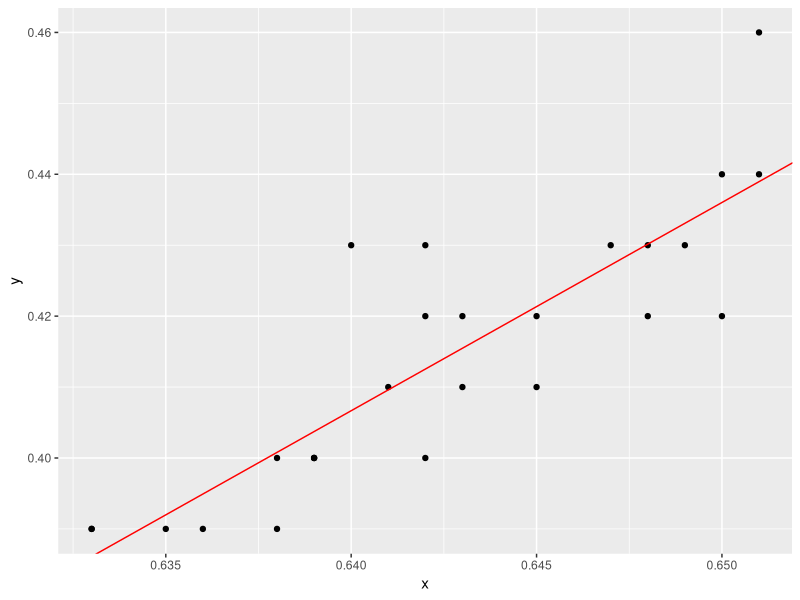

Write R code to recreate this figure.
# DADOS

x <- c(0.647, 0.645, 0.650, 0.642, 0.643,
       0.651, 0.640, 0.651, 0.648, 0.642,
       0.643, 0.645, 0.639, 0.633, 0.642,
       0.648, 0.639, 0.638, 0.641, 0.636,
       0.638, 0.650, 0.649, 0.639, 0.633,
       0.635)
y <- c(0.43, 0.42, 0.44, 0.43, 0.42, 0.46,
       0.43, 0.44, 0.43, 0.42, 0.41, 0.41,
       0.40, 0.39, 0.40, 0.42, 0.40, 0.40,
       0.41, 0.39, 0.39, 0.42, 0.43, 0.40,
       0.39, 0.39)

# UTILITARIOS

n <- if (length(x) == length(y)){
  length(x)
}else {
  stop("Vetores de tamanhos diferentes")
}

sxy <- sum(x * y) - (sum(x) * sum(y)) / n

sxx <- sum(x^2) - (sum(x)^2) / n

syy <- sum(y^2) - (sum(y)^2) / n

b <- sxy / sxx

a <- mean(y) - b * mean(x)

t_tab <- qt(0.025, df = n - 2, lower.tail = FALSE)

s <- sqrt((syy - b * sxy) / (n - 2))

# EXERCICIO 1

r <- sqrt(b * sxy / syy)
r

# EXERCICIO 2

rc_for_correlation <- function(value) {
  if (value <= - t_tab || value >= t_tab) {
    "Rejeita H0: Não existe correlação na população"
  } else {
    "Não rejeita H0: Existe correlação na população"
  }
}

t_correlation <- r * sqrt((n - 2) / (1 - r^2))

t_correlation
rc_for_correlation(t_correlation)

# EXERCICIO 3

if (abs(r) >= 0.2 && abs(r) < 0.4) {
  "Correlação fraca"
} else if (abs(r) >= 0.4 && abs(r) < 0.7) {
  "Correlação moderada"
} else if (abs(r) >= 0.7 && abs(r) < 0.9) {
  "Correlação forte"
} else {
  "Sem correlação"
}

# EXERCICIO 4

equation  <- function(x) {
  a + b * x
}

rc_for_parameter <- function(value) {
  if (value <= - t_tab || value >= t_tab) {
    "Rejeita H0: O parâmetro é não significativo"
  } else {
    "Não rejeita H0: O parâmetro é significativo"
  }
}

t_b <- (b - 0) / (s / sqrt(sxx))

t_b
rc_for_parameter(t_b)

# EXERCICIO 5

ggplot2::ggplot() +
  ggplot2::geom_point(ggplot2::aes(x = x, y = y)) +
  ggplot2::geom_abline(slope = b, intercept = a, color = "red")

# EXERCICIO 6

r2 <- ((b^2 * sxx) / (syy)) * 100
r2

# EXERCICIO 7

b

# EXERCICIO 8

equation(0.60)

# EXERCICIO 9

ic_a  <-  c(
  a - t_tab * s * sqrt(1 / n + (mean(x)^2) / sxx),
  a + t_tab * s * sqrt(1 / n + (mean(x)^2) / sxx)
)
ic_a

ic_b <- c(
  b - t_tab * s * sqrt(1 / sxx),
  b + t_tab * s * sqrt(1 / sxx)
)
ic_b

# EXERCICIO 10

ic_yx <- c(
  equation(0.60) - t_tab * s * sqrt(1 + 1 / n + ((0.60 - mean(x))^2) / sxx),
  equation(0.60) + t_tab * s * sqrt(1 + 1 / n + ((0.60 - mean(x))^2) / sxx)
)
ic_yx

# EXERCICIO 11

ic_eyx <- c(
  equation(0.60) - t_tab * s * sqrt(1 / n + ((0.60 - mean(x))^2) / sxx),
  equation(0.60) + t_tab * s * sqrt(1 / n + ((0.60 - mean(x))^2) / sxx)
)
ic_eyx

# ANOVA

sqm_reg <- b * sxy
sqm_res <- syy - sqm_reg
sqm_tot <- syy

gl_reg <- 1
gl_res <- n - 2
gl_tot <- n - 1

mqm_reg <- sqm_reg / gl_reg
mqm_res <- sqm_res / gl_res

f_observed <- mqm_reg / mqm_res
f_tab <- qf(0.05, df1 = gl_reg, df2 = gl_res, lower.tail = FALSE)

anova <- dplyr::tibble(
  "SQM" = c(sqm_reg, sqm_res, sqm_tot),
  "GL" = c(gl_reg, gl_res, gl_tot),
  "MQM" = c(mqm_reg, mqm_res, NA),
  "F observado" = c(f_observed, NA, NA),
  "F tabela" = c(f_tab, NA, NA)
)

print(anova)

rc_anova_test <- function(value) {
  if (value >= f_tab) {
    "Rejeita H0: O modelo é não significativo (b = 0)"
  } else {
    "Não rejeita H0: O modelo é significativo (b != 0)"
  }
}
rc_anova_test(f_observed)

# CORRELAÇÃO COM FUNÇÃO COR

cor(x, y)

#MODELO COM FUNÇÃO LM

df <- dplyr::tibble(x = x, y = y)
model <- lm(y ~ x, data = as.data.frame(df))

summary(model)